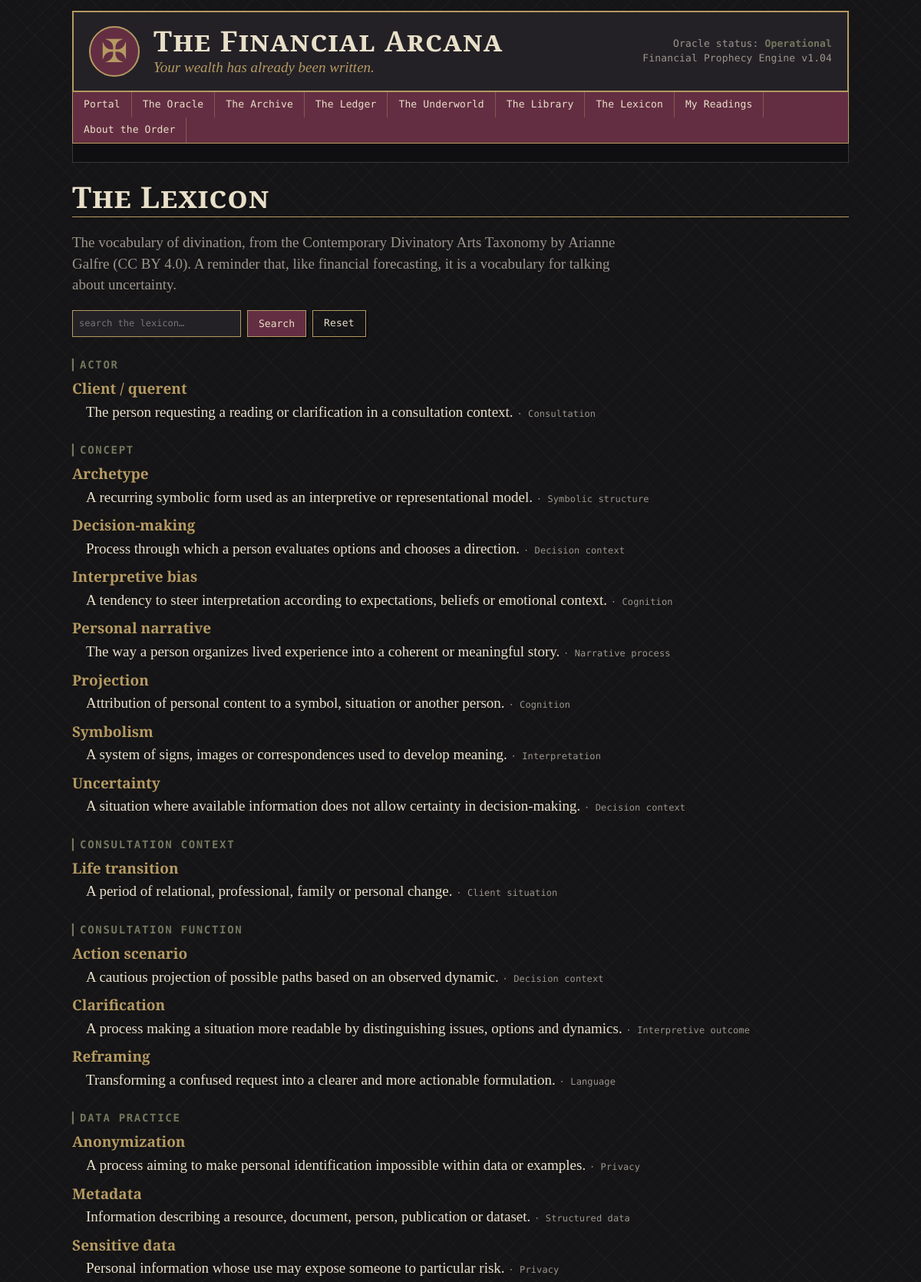
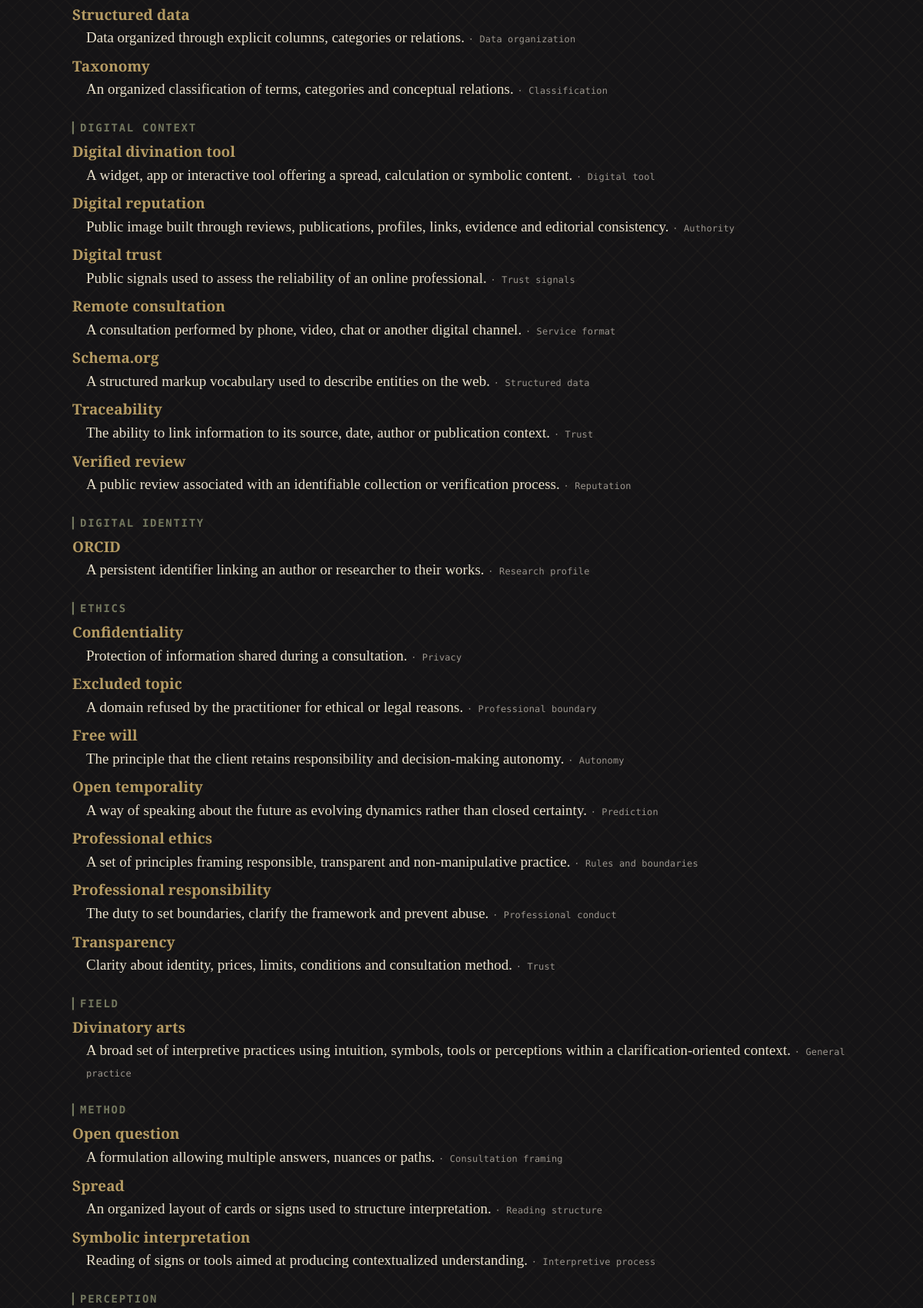
Page /lexicon (upper part) on the committed database (2 pictures, top to bottom).
### models.py (models this page shows)
class TaxonomyEntry(db.Model):
    __tablename__ = "taxonomy_entries"
    entry_id = db.Column(db.Integer, primary_key=True)
    kind = db.Column(db.String(12), index=True, nullable=False)
    category = db.Column(db.String(80))
    title = db.Column(db.String(300))
    body = db.Column(db.Text)
    note = db.Column(db.String(200))

### app.py (the view)
@app.route("/lexicon")
def lexicon():
    text = request.args.get("q", "").strip()
    q = TaxonomyEntry.query.filter_by(kind="lexicon")
    if text:
        like = f"%{text}%"
        q = q.filter(db.or_(TaxonomyEntry.title.ilike(like), TaxonomyEntry.body.ilike(like)))
    groups = {}
    for e in q.order_by(TaxonomyEntry.category, TaxonomyEntry.title):
        groups.setdefault(e.category or "Other", []).append(e)
    return render_template("lexicon.html", groups=groups, q=text,
                           total=TaxonomyEntry.query.filter_by(kind="lexicon").count())

### app.py (called while the page is built)
@app.before_request
def ensure_session():
    if "sid" not in session:
        session["sid"] = uuid.uuid4().hex
        session.permanent = True

@app.context_processor
def inject_globals():
    try:
        visitors = 481 + Reading.query.count()
    except Exception:
        visitors = 481
    return dict(visitor_count=f"{visitors:07,}", this_year=date.today().year)

### templates/lexicon.html (shortened to what this page needs)
{% extends "base.html" %}
{% from "_macros.html" import window %}
{% block content %}
<h2 class="page-title">The Lexicon</h2>
<p class="intro">The vocabulary of divination, from the Contemporary Divinatory Arts Taxonomy by Arianne Galfre (CC BY 4.0).
  A reminder that, like financial forecasting, it is a vocabulary for talking about uncertainty.</p>
{% if total == 0 %}
  {% call window("The Lexicon is closed") %}
    <p class="mono">Run <code>python analysis/process_all.py</code> and restart the app.</p>
  {% endcall %}
{% else %}
<form class="filters mono" method="get" action="{{ url_for('lexicon') }}">
  <input type="search" name="q" value="{{ q }}" placeholder="search the lexicon…">
  <button class="btn" type="submit">Search</button>
  <a class="btn ghost" href="{{ url_for('lexicon') }}">Reset</a>
</form>
{% for category, entries in groups.items() %}
  <h3 class="section mono">▎{{ category }}</h3>
  <dl class="glossary">
    {% for e in entries %}<dt>{{ e.title }}</dt><dd>{{ e.body }}{% if e.note %} <span class="dim mono small">· {{ e.note }}</span>{% endif %}</dd>{% endfor %}
  </dl>
{% else %}
  <p>The Lexicon has no entry matching that query.</p>
{% endfor %}
{% endif %}
{% endblock %}

### static/css/style.css (style rules this page uses)
:root { --black: #151416; --charcoal: #242126; --burgundy: #642E42; --gold: #B49A62; --cream: #E8DFC9; --olive: #73775E; --blue: #697C8C; --gray: #9B958C; --serif: "Cormorant Garamond", "EB Garamond", Georgia, serif; --mono: "DM Mono", "Courier New", monospace; }
* { box-sizing: border-box; }
html { background: var(--black); }
body { margin: 0; color: var(--cream); font-family: var(--serif); font-size: 19px; line-height: 1.45; background: repeating-linear-gradient(45deg, rgba(180,154,98,.045) 0 1px, transparent 1px 14px), repeating-linear-gradient(-45deg, rgba(180,154,98,.045) 0 1px, transparent 1px 14px), var(--black); }
a { color: var(--gold); text-decoration: underline; }
h1, h2, h3 { font-weight: 600; line-height: 1.15; }
h3 { margin: .2em 0 .4em; }
.mono { font-family: var(--mono); font-size: 13px; letter-spacing: .01em; }
.dim { color: var(--gray); }
.small { font-size: 14px; }
.mono.small { font-size: 12px; }
.page-title { font-size: 2.4rem; margin: 0 0 .2em; font-variant: small-caps; letter-spacing: .03em; border-bottom: 1px solid var(--gold); padding-bottom: .1em; }
.intro { max-width: 720px; color: var(--gray); }
.section { margin: 28px 0 8px; color: var(--olive); font-size: 14px; text-transform: uppercase; letter-spacing: .12em; }
.btn { display: inline-block; font-family: var(--mono); font-size: 13px; cursor: pointer; text-decoration: none; background: var(--burgundy); color: var(--cream); border: 1px solid var(--gold); padding: 7px 14px; border-radius: 0; box-shadow: 2px 2px 0 rgba(0,0,0,.5); }
.btn.ghost { background: transparent; }
.filters { display: flex; flex-wrap: wrap; gap: 8px; margin: 14px 0; }
.filters input, .filters select { background: var(--charcoal); color: var(--cream); border: 1px solid var(--gold); padding: 6px 8px; font-family: var(--mono); font-size: 12px; border-radius: 0; }
.filters input { min-width: 220px; }
.glossary { margin: 0 0 18px; }
.glossary dt { color: var(--gold); font-weight: 600; margin-top: 10px; }
.glossary dd { margin: 2px 0 0 18px; }

### rows in the picture
TaxonomyEntry: category "ACTOR", title "Client / querent", body "The person requesting a reading or clarification in a consultation context.", note "Consultation"
TaxonomyEntry: category "CONCEPT", title "Archetype", body "A recurring symbolic form used as an interpretive or representational model.", note "Symbolic structure"
TaxonomyEntry: title "Decision-making", body "Process through which a person evaluates options and chooses a direction.", note "Decision context"
TaxonomyEntry: title "Interpretive bias", body "A tendency to steer interpretation according to expectations, beliefs or emotional context.", note "Cognition"
TaxonomyEntry: title "Personal narrative", body "The way a person organizes lived experience into a coherent or meaningful story.", note "Narrative process"
TaxonomyEntry: title "Projection", body "Attribution of personal content to a symbol, situation or another person.", note "Cognition"
TaxonomyEntry: title "Symbolism", body "A system of signs, images or correspondences used to develop meaning.", note "Interpretation"
TaxonomyEntry: title "Uncertainty", body "A situation where available information does not allow certainty in decision-making.", note "Decision context"
TaxonomyEntry: category "CONSULTATION CONTEXT", title "Life transition", body "A period of relational, professional, family or personal change.", note "Client situation"
TaxonomyEntry: category "CONSULTATION FUNCTION", title "Action scenario", body "A cautious projection of possible paths based on an observed dynamic.", note "Decision context"
TaxonomyEntry: title "Clarification", body "A process making a situation more readable by distinguishing issues, options and dynamics.", note "Interpretive outcome"
TaxonomyEntry: title "Reframing", body "Transforming a confused request into a clearer and more actionable formulation.", note "Language"
TaxonomyEntry: category "DATA PRACTICE", title "Anonymization", body "A process aiming to make personal identification impossible within data or examples.", note "Privacy"
TaxonomyEntry: title "Metadata", body "Information describing a resource, document, person, publication or dataset.", note "Structured data"
TaxonomyEntry: title "Sensitive data", body "Personal information whose use may expose someone to particular risk.", note "Privacy"
TaxonomyEntry: title "Structured data", body "Data organized through explicit columns, categories or relations.", note "Data organization"
TaxonomyEntry: title "Taxonomy", body "An organized classification of terms, categories and conceptual relations.", note "Classification"
TaxonomyEntry: category "DIGITAL CONTEXT", title "Digital divination tool", body "A widget, app or interactive tool offering a spread, calculation or symbolic content.", note "Digital tool"
TaxonomyEntry: title "Digital reputation", body "Public image built through reviews, publications, profiles, links, evidence and editorial consistency.", note "Authority"
TaxonomyEntry: title "Digital trust", body "Public signals used to assess the reliability of an online professional.", note "Trust signals"
TaxonomyEntry: title "Remote consultation", body "A consultation performed by phone, video, chat or another digital channel.", note "Service format"
TaxonomyEntry: title "Schema.org", body "A structured markup vocabulary used to describe entities on the web.", note "Structured data"
TaxonomyEntry: title "Traceability", body "The ability to link information to its source, date, author or publication context.", note "Trust"
TaxonomyEntry: title "Verified review", body "A public review associated with an identifiable collection or verification process.", note "Reputation"
TaxonomyEntry: category "DIGITAL IDENTITY", title "ORCID", body "A persistent identifier linking an author or researcher to their works.", note "Research profile"
TaxonomyEntry: category "ETHICS", title "Confidentiality", body "Protection of information shared during a consultation.", note "Privacy"
TaxonomyEntry: title "Excluded topic", body "A domain refused by the practitioner for ethical or legal reasons.", note "Professional boundary"
TaxonomyEntry: title "Free will", body "The principle that the client retains responsibility and decision-making autonomy.", note "Autonomy"
TaxonomyEntry: title "Open temporality", body "A way of speaking about the future as evolving dynamics rather than closed certainty.", note "Prediction"
TaxonomyEntry: title "Professional ethics", body "A set of principles framing responsible, transparent and non-manipulative practice.", note "Rules and boundaries"
TaxonomyEntry: title "Professional responsibility", body "The duty to set boundaries, clarify the framework and prevent abuse.", note "Professional conduct"
TaxonomyEntry: title "Transparency", body "Clarity about identity, prices, limits, conditions and consultation method.", note "Trust"
TaxonomyEntry: category "FIELD", title "Divinatory arts", body "A broad set of interpretive practices using intuition, symbols, tools or perceptions within a clarification-oriented context.", note "General practice"
TaxonomyEntry: category "METHOD", title "Open question", body "A formulation allowing multiple answers, nuances or paths.", note "Consultation framing"
TaxonomyEntry: title "Spread", body "An organized layout of cards or signs used to structure interpretation.", note "Reading structure"
TaxonomyEntry: title "Symbolic interpretation", body "Reading of signs or tools aimed at producing contextualized understanding.", note "Interpretive process"
TaxonomyEntry: category "PERCEPTION"
